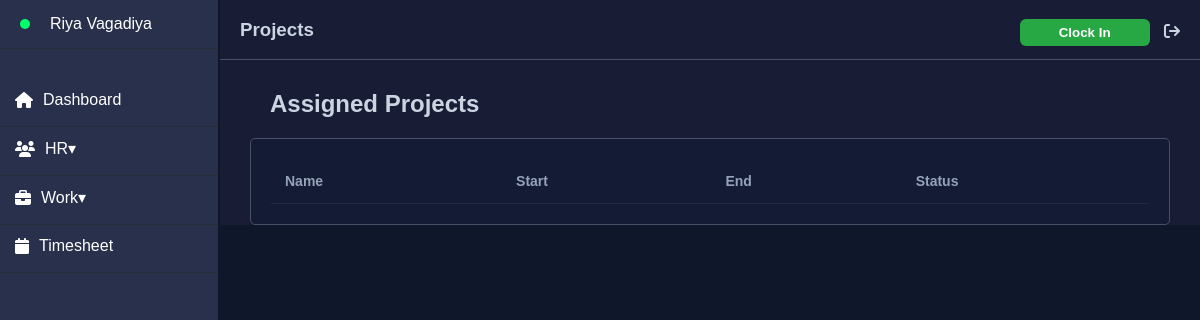
Page /client/projects.php on the earlier database version.
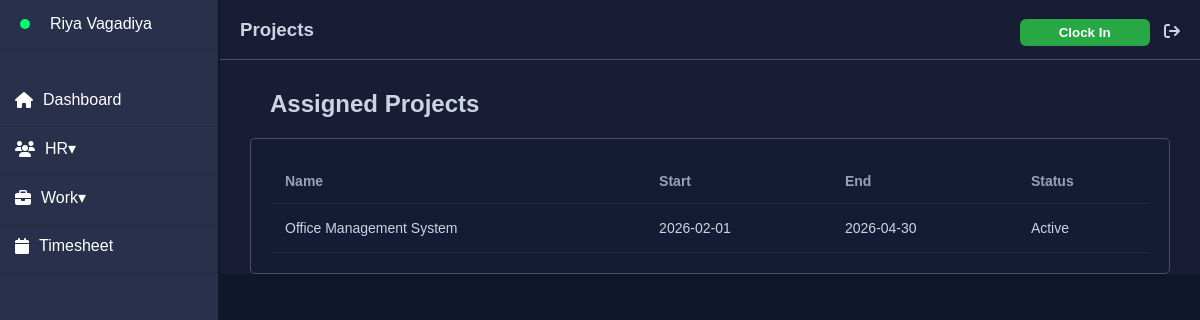
Same page on the later database version.
### tables this page shows
CREATE TABLE projects (
    id INT AUTO_INCREMENT PRIMARY KEY,
    project_name VARCHAR(100),
    description TEXT,
    start_date DATE,
    end_date DATE,
    status VARCHAR(50)
);

### client/projects.php (the view, shortened to what this page needs)
<?php
$pageTitle = "Projects";
?>
<?php
include '../db.php';
?>
<?php
include("../includes/header.php");
?>
<!DOCTYPE html>
<html>
<head>
    <link rel="stylesheet" href="../style.css">
</head>
<body>
<div class="main">
<?php include("../includes/sidebar.php"); ?>
<div class="content">
<h2 style="Margin: 20px">Assigned Projects</h2>
<div class="card">
<table>
<tr>
    <th>Name</th>
    <th>Start</th>
    <th>End</th>
    <th>Status</th>
</tr>
<?php
$res = mysqli_query($conn,
"SELECT * FROM projects WHERE client_id = '$client_id'");
while($row=mysqli_fetch_assoc($res)){
?>
<tr>
    <td><?php echo $row['project_name']; ?></td>
    <td><?php echo $row['start_date']; ?></td>
    <td><?php echo $row['end_date']; ?></td>
    <td><?php echo $row['status']; ?></td>
</tr>
<?php } ?>
</table>
</div>
</div>
</div>
</body>
</html>

### includes/header.php (shortened to what this page needs)
<?php
include("../db.php");
$client_id = 1;
$today = date("Y-m-d");
?>
<!DOCTYPE html>
<html lang="en">
<head>
</head>
<body>
    <div class="header">
    <h3><?php echo $pageTitle ?? 'Dashboard'; ?></h3>
    <div class="right">
<?php
$lastEntry = $conn->query("SELECT * FROM attendance
                           WHERE client_id='$client_id'
                           AND date='$today'
                           ORDER BY id DESC
                           LIMIT 1");
$lastRow = $lastEntry->fetch_assoc();
?>
<div class="clock-section">
<?php
if(!$lastRow){
?>
    <form method="POST" style="display:inline;    background: transparent;">
        <button type="submit" name="clock_in" class="clock-btn in">
            Clock In
        </button>
    </form>
<?php } ?>
</div>
        <span id="logoutBtn">
            <i class="fa-solid fa-arrow-right-from-bracket"></i>
        </span>
    </div>
</div>
</body>
</html>

### includes/sidebar.php (shortened to what this page needs)
<!DOCTYPE html>
<html lang="en">
<head>
  <link rel="stylesheet" href="https://cdnjs.cloudflare.com/ajax/libs/font-awesome/6.5.0/css/all.min.css">
</head>
<body>
    <div class="sidebar">
    <div class="profile">
        <span class="dot"></span>
        <p>Riya Vagadiya</p>
    </div>
 <ul class="menu">
    <li class="menu-item">
        <a href="dashboard.php">
            <i class="fa-solid fa-house"></i> Dashboard
        </a>
    </li>
   <li class="menu-item has-submenu">
        <a href="javascript:void(0)" onclick="toggleHR()">
            <i class="fa-solid fa-users"></i>
            <span>HR</span>
            <span class="arrow" id="hrArrow">▾</span>
        </a>
    </li>
    <li class="menu-item has-submenu">
        <a href="javascript:void(0)" onclick="toggleWork()">
            <i class="fa-solid fa-briefcase"></i>
            Work
            <span id="arrow">▾</span>
        </a>
    </li>
    <li class="menu-item"><a href="timesheet.php"><i class="fa-solid fa-calendar"></i>Timesheet</a></li>
</ul>
</div>
</body>
</html>

### style.css (style rules this page uses)
* { margin: 0; padding: 0; box-sizing: border-box; font-family: Arial, sans-serif; }
body { background: #0f172a; color: white; }
form { background: white; padding: 20px; width: 300px; margin: auto; color: black; }
input, textarea, button { width: 100%; padding: 10px; border-radius: 6px; border: none; margin-top: 5px; }
button { background: #2563eb; color: white; cursor: pointer; }
.menu a { color: white !important; text-decoration: none !important; }
.sidebar { position: fixed; left: 0; top: 0; width: 218px; height: 100vh; background: #29304c !important; overflow-x: hidden; }
.profile { display: flex; align-items: center; gap: 10px; margin-bottom: 30px; }
.profile p { white-space: nowrap; }
.dot { width: 10px; height: 10px; background: #00ff6a; border-radius: 50%; }
.menu { list-style: none; padding: 0; }
#arrow { transition: transform 0.3s ease; }
.main { margin-left: 220px; background-color: #181c34; }
.header { position: fixed; top: 0; left: 220px; right: 0; height: 60px; background-color: #181c34; display: flex; justify-content: space-between; align-items: center; padding: 0 20px; z-index: 10; border-bottom: 1px solid #4b4e69 !important; }
.header span { margin-left: 15px; cursor: pointer; }
.card { background: #141b34; padding: 20px; border: 1px solid #4b4e69 !important; border-radius: 5px !important; }
body { background: #0e1429; color: white; font-family: Segoe UI, Arial; }
table { width: 100%; border-collapse: collapse; }
th, td { padding: 10px; border-bottom: 1px solid #2a3360; }
body { margin: 0; font-family: Arial, sans-serif; }
.profile { display: flex; align-items: center; padding: 15px 20px; border-bottom: 1px solid #252d37; }
.profile p { color: #fff; margin: 0; font-weight: 500; }
.dot { height: 10px; width: 10px; background-color: #00ff6a; border-radius: 50%; margin-right: 10px; }
.menu { list-style: none; padding: 0; margin: 0; }
.menu-item { border-bottom: 1px solid #252d37; }
.menu-item a { padding: 18px 20px; text-decoration: none; color: #fff; font-size: 16px; transition: 0.3s; display: flex; align-items: center; padding: 12px 15px; color: #cfd8dc; text-decoration: none; border-radius: 8px; margin-bottom: 5px; white-space: nowrap; }
.menu-item i { margin-right: 10px; }
.menu-item a i { margin-right: 10px; }
.arrow { transition: 0.3s; }
body { background: #0f172a; font-family: "Segoe UI", sans-serif; color: #cbd5e1; }
.content { padding: 70px 30px 0; }
th { text-align: left; padding: 14px; color: #94a3b8; font-size: 14px; border-bottom: 1px solid #1f2a44; }
td { padding: 16px 14px; border-bottom: 1px solid #1f2a44; font-size: 14px; }

### includes/header.php (style rules this page uses)
.clock-btn { padding: 6px 14px; border: none; border-radius: 6px; font-weight: 600; cursor: pointer; margin-right: 10px; }
.clock-btn.in { background: #28a745; color: #fff; }
.clock-section { display:inline-block; margin-right:15px; }

Differences in the rows shown:
added projects: project_name "Office Management System", start_date "2026-02-01", end_date "2026-04-30", status "Active"
